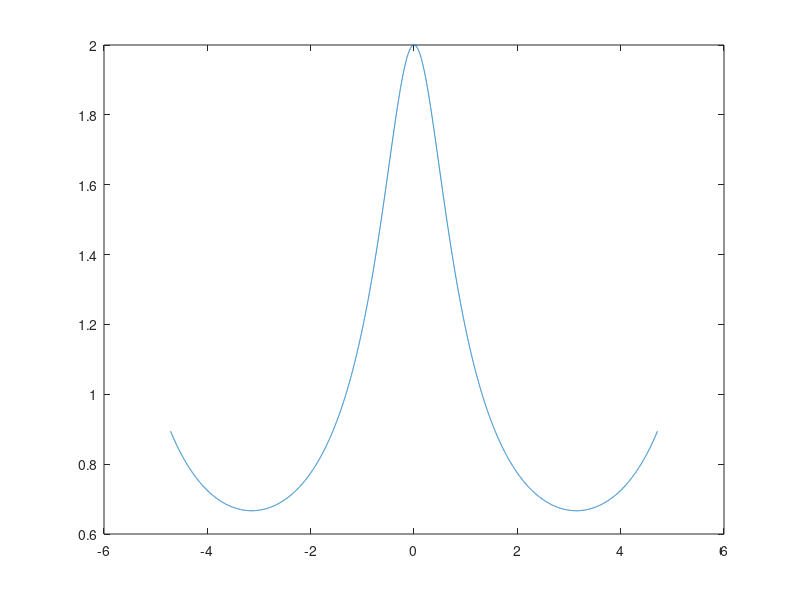
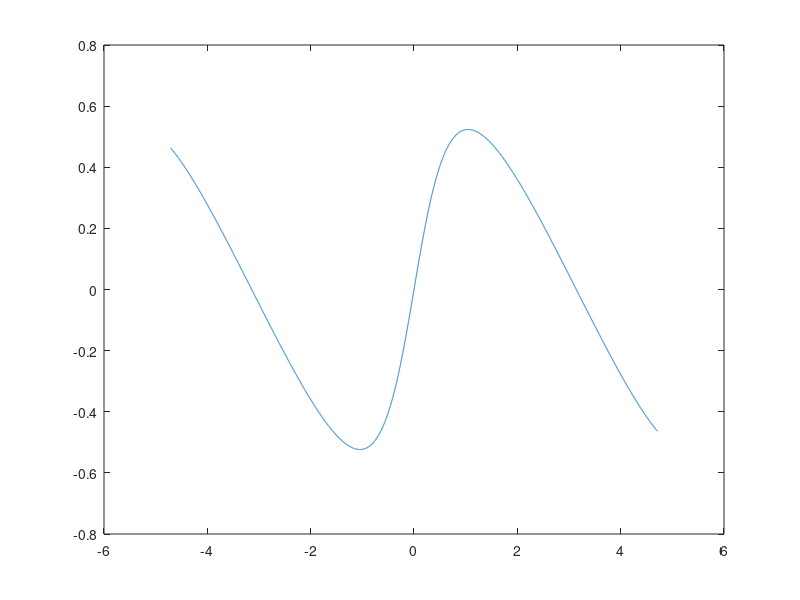

MATLAB code to generate these figures, in order:
close all
clear all

n=1.5; % numero de periodes
limit=n*pi;
omega=-limit:0.001:limit;
h=sqrt(1./(1.25-cos(omega)));
f=atan(0.5*sin(omega)./(1-0.5*cos(omega)));
plot(omega,h),figure
plot(omega,f)